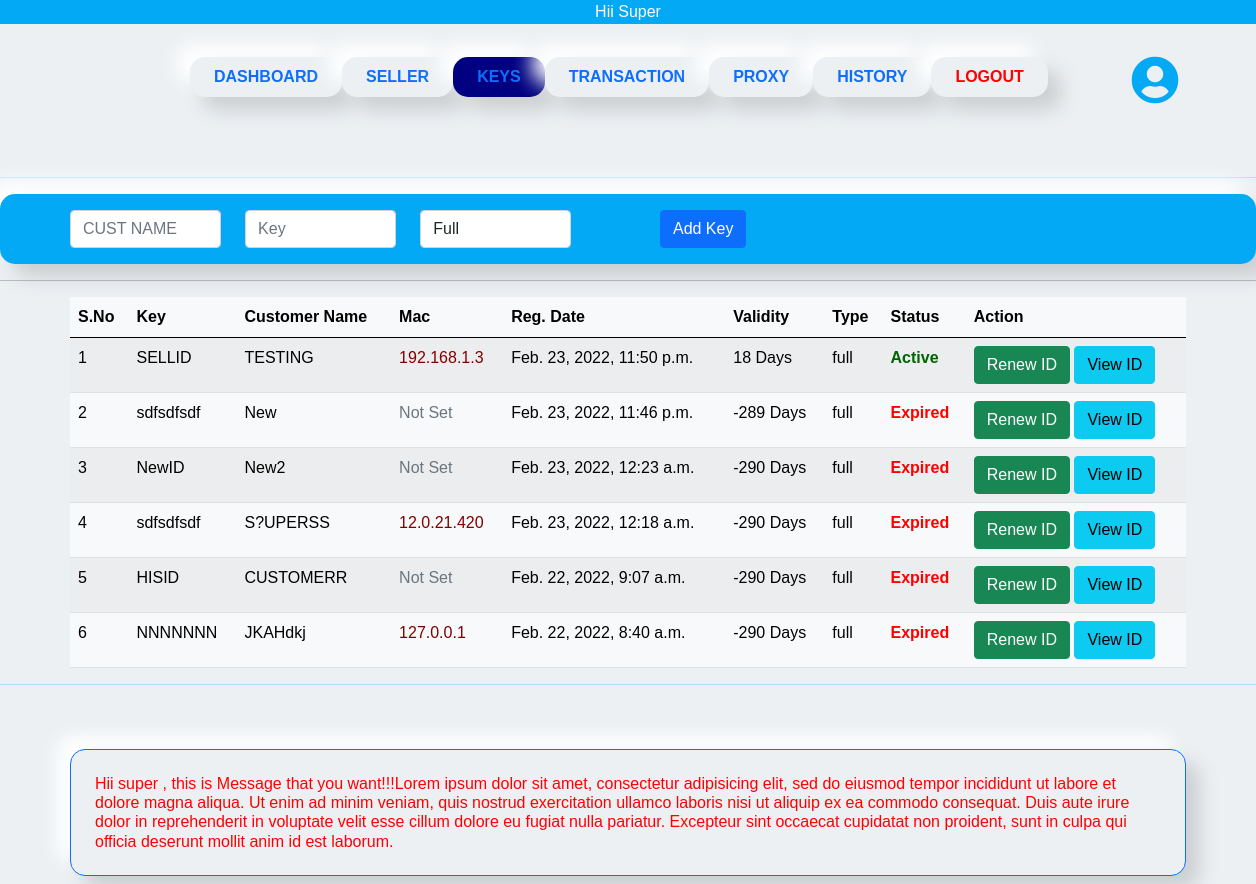
The app's page /super/super_keys (signed in) with its own data.
### app/models.py (models this page shows)
class Key(models.Model):
    customer_name = models.CharField(max_length=70)
    user_id       = models.CharField(max_length=70 , unique=True)
    version       = models.CharField(max_length=50)
    created_by    = models.ForeignKey(User, on_delete=models.CASCADE)
    created_at    = models.DateTimeField(auto_now_add=True)
    expired_at    = models.DateTimeField(default=datetime.now()+timedelta(days=30))
    updated_at    = models.DateTimeField(auto_now=True)
    ip            = models.CharField(max_length=150 , default="None")
    pay_status    = models.BooleanField(default=False)
    is_login      = models.BooleanField(default=False)
    def validity(self):
        current_date  = datetime.now(timezone.utc)
        expiry_date   = self.expired_at
        calculation   = expiry_date -  current_date
        validity      = calculation.days
        return int(validity)

### super/views.py (the view, shortened to what this page needs)
# urls.py: path('super_keys', superkeys,name='super_keys'),
def superkeys(request):
    if not request.user.is_authenticated:
        return redirect('home')
    username      = request.user.username
    users = all_under_user(request.user.username)
    include_logged_users=[]
    include_logged_users += users
    include_logged_users.append(request.user.username)
    data =  Key.objects.filter(created_by__username__in = include_logged_users).order_by('-created_at')
    return render(request,'app/super/super_keys.html',{'data':data ,'username':username})

### app/helper_functions.py (called while the page is built)
def all_under_user(username):
    users = []
    super_data = list(User.objects.filter(created_by= username).values_list('username', flat=True))
    users += super_data
    seller_data = list(User.objects.filter(created_by__in= super_data).values_list('username', flat=True))
    users += seller_data
    return users

### app/template/app/super/super_keys.html (shortened to what this page needs)
{% extends 'app/base.html' %}
{% load static %}
{% block body %}
{% include 'app/super/super_header.html' %}
<div class="navbar navbar-expand-lg smooth" style="background-color: #03A9F4;">
    <div class="container my-2">
      <form method="POST" action="{% url 'super_keys' %}" class=" my-2 my-lg-0 ">
        <div class="row">
          <div class="col-md-3">
            <input name="client_name" id="client_name" class="form-control  mr-sm-2" type="search" placeholder="CUST NAME"  aria-label="client name" title="enter customer name "  required>
          </div>
          <div class="col-md-3">
            <input name="client_id" id="client_id" class="form-control mr-sm-2" type="search" placeholder="Key"  aria-label="client id." title="enter customer id." required>
          </div>
          <div class="col-md-3">
            <select name="client_version" id="employee_gender" class="form-control mr-sm-2" aria-label="Default select example" required>
              <option value="full">Full</option>
            </select>
          </div>
          <div class="col-md-3">
            <button  style="float:right;" class="btn btn-primary my-2 my-sm-0" type="submit" title="search">Add Key</button>
          </div>
        </div>
          </form>
    </div>
    </div>
<hr>
<div class="container">
<table class="table table-striped table-light">
    <thead class="thead-dark">
    <tr>
      <th>S.No</th>
      <th>Key</th>
      <th>Customer Name</th>
      <th>Mac</th>
      <th>Reg. Date</th>
      <th>Validity</th>
      <th>Type</th>
      <th>Status</th>
      <th class="">Action</th>
    </tr>
    </thead>
    <tbody>
      {% for i in data.all %}
      <tr>
        <td>{{ forloop.counter}}</td>
        <td>{{ i.user_id }}</td>
        <td>{{ i.customer_name }}</td>
        {%  if i.ip == "None" %}
           <td class="text-muted">Not Set</td>
        {%else%}
          <td style="color: maroon;">{{ i.ip }}</td>
        {%endif%}
        <td>{{ i.created_at }}</td>
        <td>{{ i.validity }} Days</td>
        <td>{{ i.version }}</td>
        {%  if i.validity  <= 0 %}
        <td style="color:red; "><b>  Expired</b></td>
        {% else %}
        <td style="color:darkgreen; "><b>  Active</b></td>
        {% endif %}
        <td>
          {%  if i.validity  >= 29 %}
          <a ><span class="btn btn-success disabled" >Renew Id</span></a>
          {% else %}
          <a href="{% url 'super_renew_id'  i.user_id %}"   onclick="return confirm('Do you want to really renew Id   `{{ i.user_id }}` ') ; " ><span class="btn btn-success" >Renew ID</span></a>
          {% endif %}
          <a class="viewbutton"  data-toggle="modal" data-target="#getCodeModal" data-userid="{{ i.user_id }}" ><span class="btn btn-info">View ID</span></a>
      </td>
      </tr>
      {% endfor %}
      </tbody>
  </table>
</div>
{% include 'app/super/super_footer.html' %}
{% endblock %}

### app/template/app/base.html (style rules this page uses)
* { margin: 0; padding: 0; box-sizing: border-box; font-family: 'Poppins', sans-serif }
body { background: #ecf0f3; margin: None; padding: None; }
.smooth { background-color: #ecf0f3; border-radius: 15px; box-shadow: 13px 13px 20px #cbced1, -13px -13px 20px #fff }

### records on screen
Key: user_id "SELLID", customer_name "TESTING", ip "192.168.1.3", created_at "Feb. 23, 2022, 11:50 p.m.", validity "18", version "full", shows "Active"
Key: user_id "sdfsdfsdf", customer_name "New", ip "Not Set", created_at "Feb. 23, 2022, 11:46 p.m.", validity "-289", version "full", shows "Expired"
Key: user_id "NewID", customer_name "New2", ip "Not Set", created_at "Feb. 23, 2022, 12:23 a.m.", validity "-290", version "full", shows "Expired"
Key: user_id "sdfsdfsdf", customer_name "S?UPERSS", ip "12.0.21.420", created_at "Feb. 23, 2022, 12:18 a.m.", validity "-290", version "full", shows "Expired"
Key: user_id "HISID", customer_name "CUSTOMERR", ip "Not Set", created_at "Feb. 22, 2022, 9:07 a.m.", validity "-290", version "full", shows "Expired"
Key: user_id "NNNNNNN", customer_name "JKAHdkj", ip "127.0.0.1", created_at "Feb. 22, 2022, 8:40 a.m.", validity "-290", version "full", shows "Expired"
